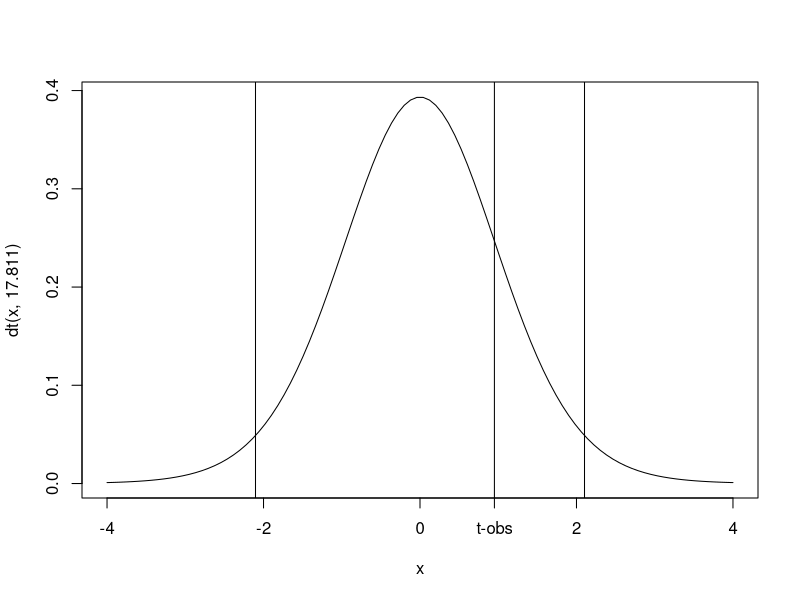
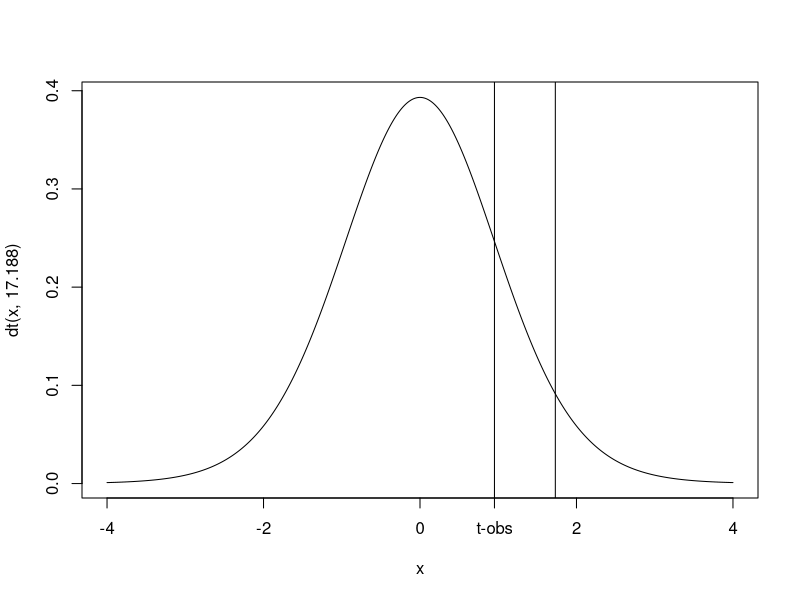

The R source for these figures, in order:
## ---- chunk 1
group_control=c(144,152,142,166,153,142,155,157,156,147) 
group_treat=c(136,148,141,170,147,139,152,151,151,142)
t.test( group_control, group_treat )
## ---- chunk 2
x=seq(-4,4,length.out=100)
      
plot(x, dt(x,17.811), type="l")  # plot the PDF of the t-distribution

abline( v = c(-1, 1)*qt(0.975, 17.811) )

abline( v = 0.951 )

axis( 1, at = 0.951, 't-obs') # add axis label 't-obs' at position x = 0.95
## ---- chunk 3
t.test( group_control, group_treat, alternative = 'greater')
## ---- chunk 4
x = seq(-4, 4, by = 0.01)

plot( x, dt(x, 17.188), type = 'l')

abline( v = 1 * qt( 0.95, 18.888) )  # 95% CI left-tailed

abline( v = 0.95164)  # add vertical line for t-statistic

axis (1, at =  0.95164,  't-obs')
